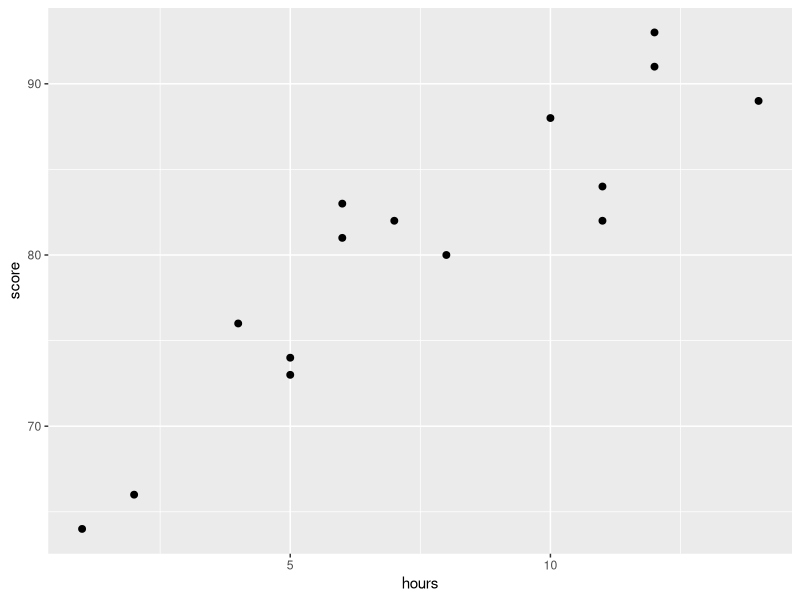
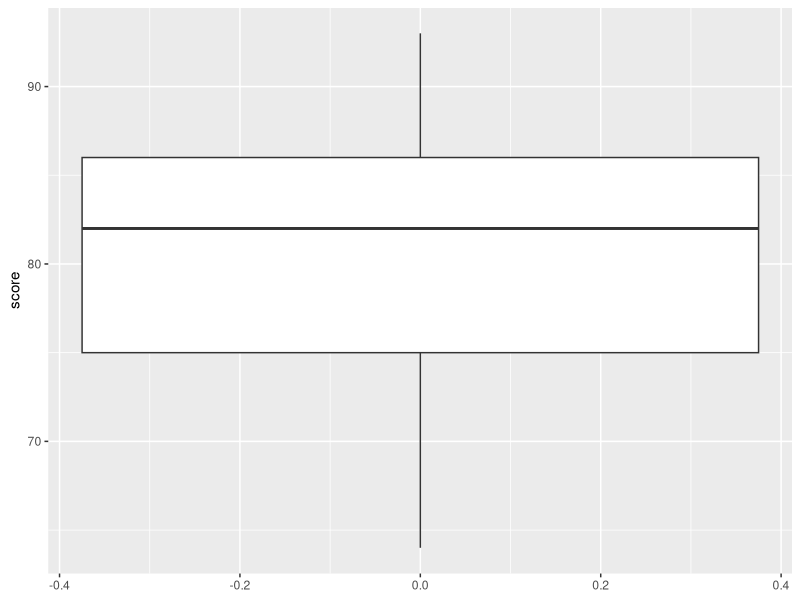
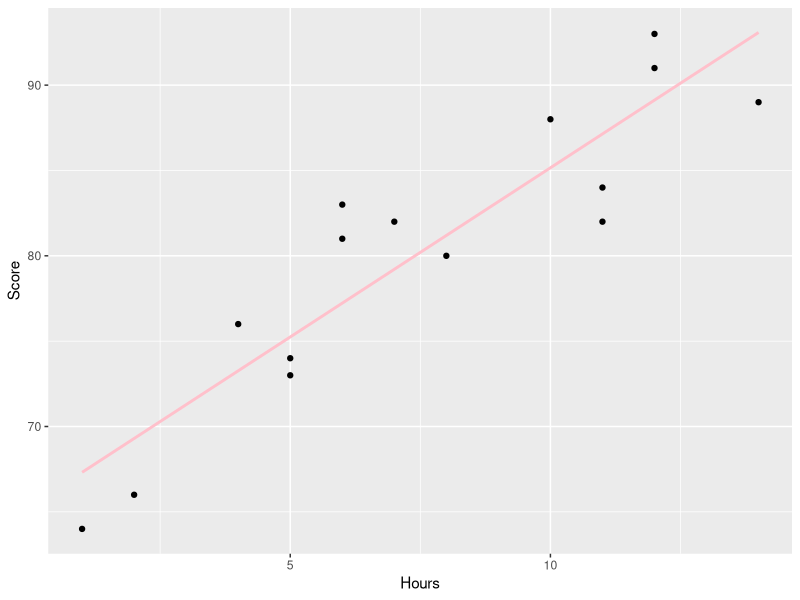
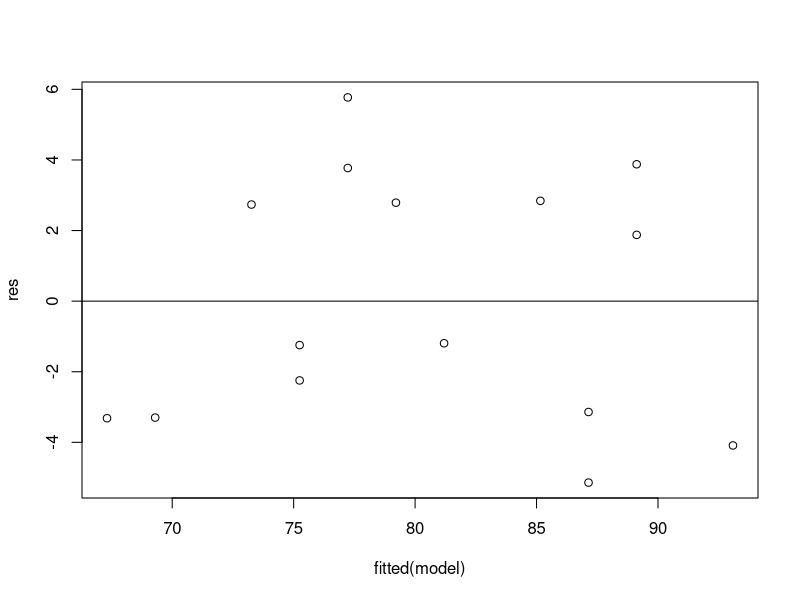
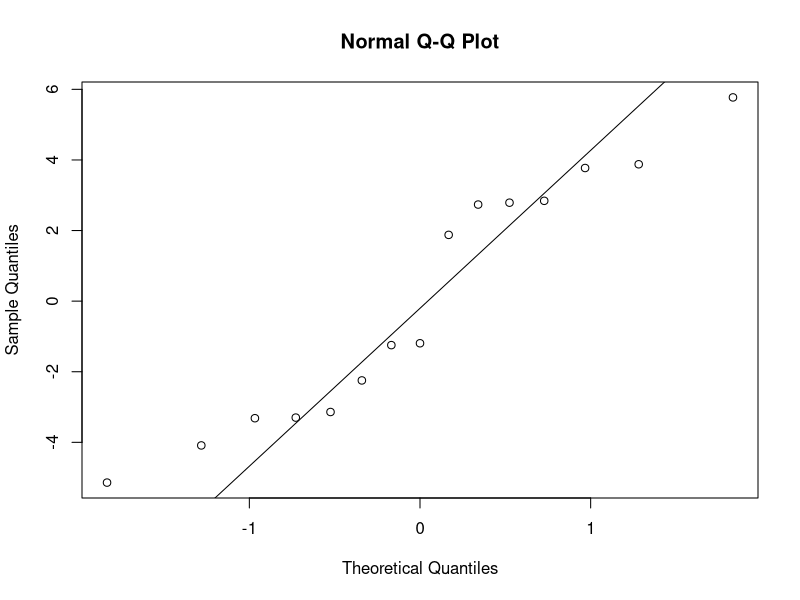
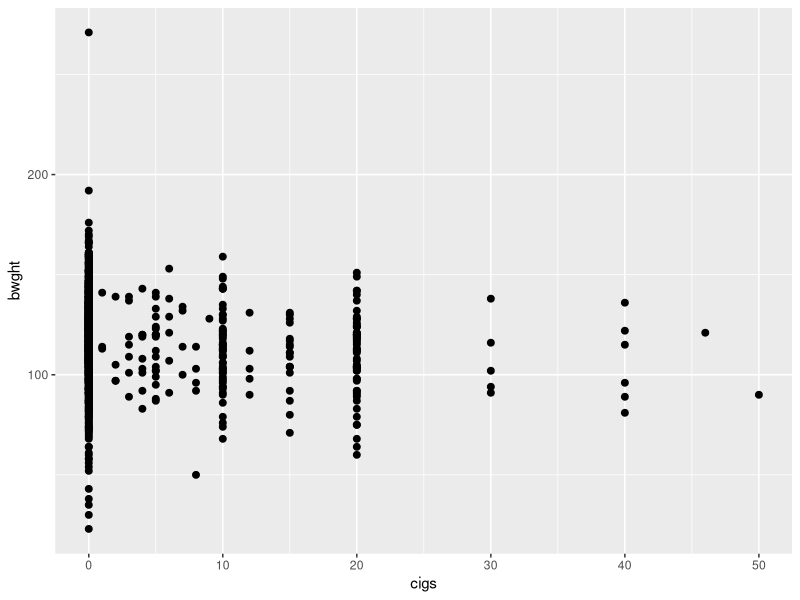
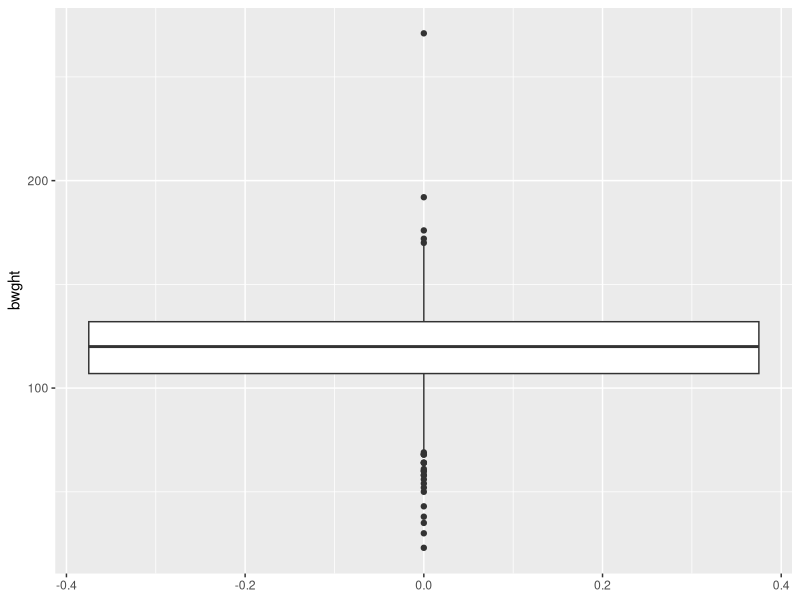
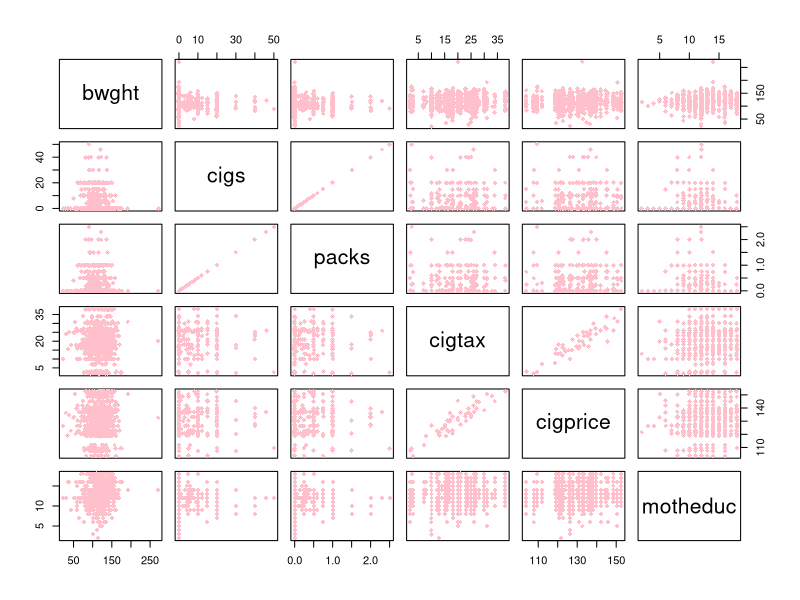

R code for these plots, in order:
# Set working directory
setwd("D:/Users/suuser/Desktop/SCISS2023")

# Create fake dataset
df <- data.frame(hours=c(1, 2, 4, 5, 5, 6, 6, 7, 8, 10, 11, 11, 12, 12, 14),
                 score=c(64, 66, 76, 73, 74, 81, 83, 82, 80, 88, 84, 82, 91, 93, 89))

# View first six rows of dataset
head(df)

#Load ggplot for visualization
library(ggplot2)

# Create scatterplot using ggplot to show the linearity between dependent
# and independent variable
ggplot(df, aes(x=hours, y=score)) +
  geom_point(size=2)

# Create box plot to show outliers
ggplot(df, aes(y=score)) +
  geom_boxplot()

# Fit simple linear regression model
model <- lm(score~hours, data=df)

# View model summary
summary(model)

# Create a scatter plot of the actual data points
plot <- ggplot(df, aes(x = hours, y = score)) +
  geom_point() +
  xlab("Hours") +
  ylab("Score")

# Add the best-fitted line to the plot
plot <- plot + geom_smooth(method = "lm", se = FALSE, color = "pink")

# Display the plot
plot

# Create residual plots to check the assumptions of homoscedasticity and normality

# Define residuals
res <- resid(model)

# Produce residual vs. fitted plot
plot(fitted(model), res)

#add a horizontal line at 0 
abline(0,0)

# Create Q-Q plot for residuals to check normality
qqnorm(res)

#add a straight diagonal line to the plot
qqline(res) 

# Install and load the haven package if you haven't already done so
install.packages("haven")
library(haven)
data <- read_dta("BWGHT.dta")


# Take a look at the data
head(data, 10)


# Create new data frame that contains only the variables we would like to use to
new_data <- data[ , c("bwght", "cigs", "packs", "cigtax", "cigprice", "motheduc")]


# View first six rows of new data frame
head(new_data)


# Create scatterplot
ggplot(new_data, aes(x=cigs, y=bwght)) +
  geom_point(size=2)


# Take a look at the outliers
#create scatter plot
ggplot(new_data, aes(y=bwght)) +
  geom_boxplot()



# Create a scatterplot of every possible pair of variables:
pairs(new_data, pch = 18, col = "pink")



# Install and load the GGally library
install.packages("GGally")
library(GGally)



# Generate the pairs plot
ggpairs(new_data)



# Fit a multiple linear regression model 
model2 <- lm(bwght ~ cigs + packs + cigtax + cigprice + motheduc, data = new_data)
summary(model)

# Create a scatter plot of the actual data points
plot2 <- ggplot(new_data, aes(x = cigs, y = bwght)) +
  geom_point() +
  xlab("Number of cigarettes") +
  ylab("Weight of the newborn")

# Add the best-fitted line to the plot
plot2 <- plot2 + geom_smooth(method = "lm", se = TRUE, color = "purple")

# Display the plot
plot2


# Check whether the distribution of model residuals is approximately normal
hist(residuals(model2), col = "pink")

# Or create Q-Q plot for residuals
# Define residuals
res2 <- resid(model2)
qqnorm(res2)

# Add a straight diagonal line to the plot
qqline(res2) 


# Check for heteroscedasticity
# Create fitted value vs residual plot
plot(fitted(model2), residuals(model2))

# Add horizontal line at 0
abline(h = 0, lty = 2)



